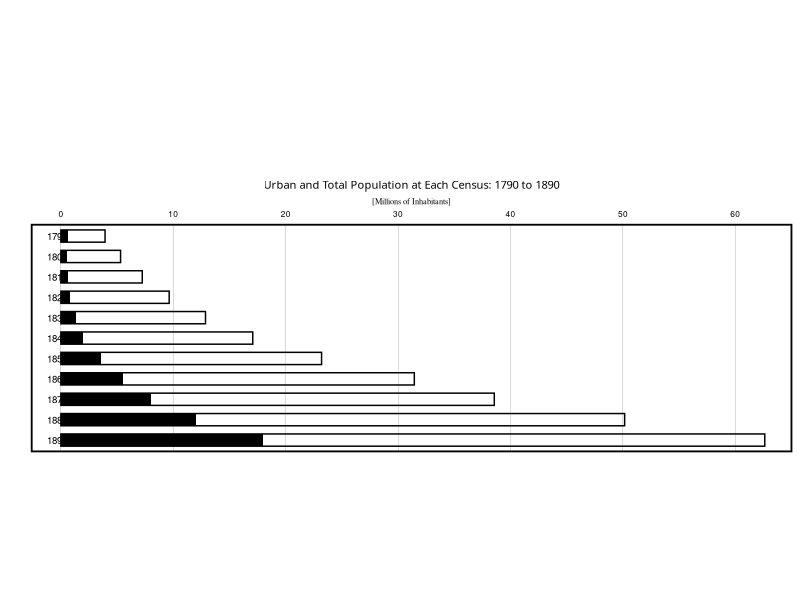

R code for this plot:
library(tidyverse)
Total_Population <- read_csv("Total_Population.csv")

Censuses <- c("1790", "1800", "1810", "1820", "1830", "1840", "1850", "1860", "1870", "1880", "1890")
Population <- c(3929214,5308483,7239881,9633822,12866020,17069453,23191876,31443321,38558371,50155783,62622250)
Density <- c(4.75,6.41,3.62,4.82,6.25,8.29,7.78,10.39,12.74,16.58,20.70)
# Urban_Pop <- c(119748,201806,315653,467252,856512,1449569,2896539,4645000,7538000,10794000,17446000)
Urban_Pop <- c(600000,500000,650000,830000,1300000,2000000,3600000,5500000,8000000,12000000,18000000)
Population_Density <- tibble(Censuses,Population,Density,Urban_Pop)

Urban_Pop_Graph <- Population_Density %>% 
  mutate(Urban_Pop = Urban_Pop / 1000000,
         Censuses = as.character(Censuses),
         Population = Population / 1000000) %>% 
  select(Urban_Pop, Censuses, Population)

gannett <- function() {
  theme(axis.title = element_text(size = 6, family = "serif"),
        plot.title = element_text(size = 8, family = "Puritan", hjust = .5, vjust = -.5),
        axis.title.y = element_text(hjust = .5),
        axis.text.y = element_text(size = 7, margin = margin(l = 20, r = -21)),
        axis.text.x = element_text(size = 6),
        axis.ticks = element_blank(),
        panel.grid.minor.x = element_blank(),
        panel.grid.major.y = element_blank(),
        # Make the graph wider instead of taller
        aspect.ratio = .3,
        panel.border = element_rect(fill = NA, size = 1.5)
  )
}

png("Urban-Pop.png",width=900,height=500)
ggplot(Urban_Pop_Graph) +
  # Total population
  geom_col(aes(y = Censuses, x = Population), width = .6, color = "black", fill = "white", alpha = 0) +
  # Urban Population overlaid on total population
  geom_col(aes(y = Censuses, x = Urban_Pop), width = .6, fill = "black") +
  labs(x = "[Millions of Inhabitants]", y = "", title = "Urban and Total Population at Each Census: 1790 to 1890",
       subtitle = "   The total length of each bar represents the aggregate population, while the black portion of each bar indicates the urban element--that is, the population contained in cities \nhaving 8000 inhabitants or more.") +
  scale_y_discrete(limits = rev) +
  # Add box to go around the census years
  coord_cartesian(xlim = c(.4, 62)) +
  scale_x_continuous(breaks = seq(0,60, by = 10), position = "top", limits = c(0,70)) +
  theme_linedraw() +
  theme(axis.title = element_text(size = 6, family = "serif"),
        plot.title = element_text(size = 8, family = "Puritan", hjust = .5, vjust = -10),
        plot.subtitle = element_text(size = 7.5, family = "Puritan", vjust = -555, hjust = .001),
        axis.title.y = element_text(hjust = .5),
        axis.text.y = element_text(size = 7, margin = margin(l = 20, r = -29)),
        axis.text.x = element_text(size = 6),
        axis.ticks = element_blank(),
        panel.grid.minor.x = element_blank(),
        panel.grid.major.y = element_blank(),
        # Make the graph wider instead of taller
        aspect.ratio = .3,
        panel.border = element_rect(fill = NA, size = 1.25)
  )
dev.off()